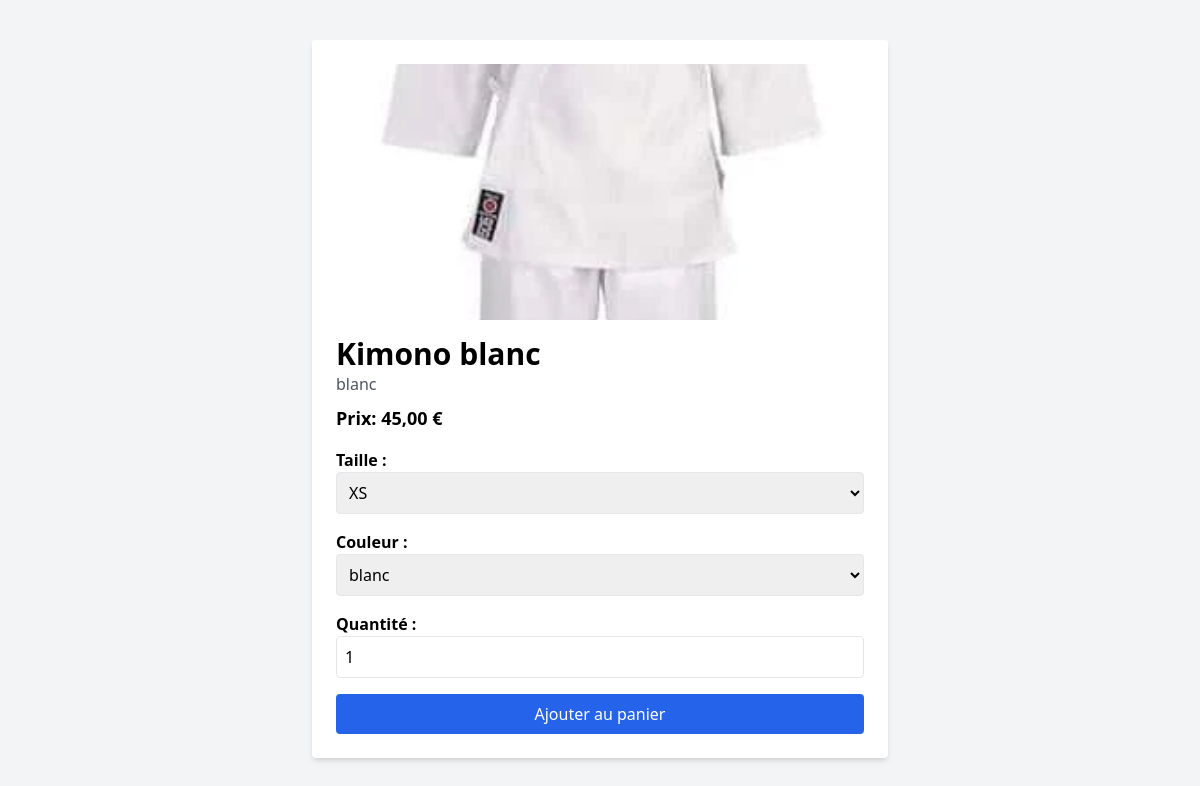
The page /produit.php?id=25 on the database its author committed.
### tables this page shows
CREATE TABLE `products` (
  `id` int(10) UNSIGNED NOT NULL,
  `image` varchar(255) NOT NULL,
  `title` varchar(100) NOT NULL,
  `description` text NOT NULL,
  `color` varchar(50) NOT NULL,
  `price` decimal(10,2) NOT NULL,
  `stock` int(10) UNSIGNED NOT NULL DEFAULT 0,
  `size` text NOT NULL,
  `created_at` timestamp NOT NULL DEFAULT current_timestamp(),
  `tags` text DEFAULT NULL
);

### lib/url.php (called while the page is built, shortened)
<?php
function url($path = '') {
    return BASE_URL . 'public/' . ltrim($path, '/');
}
function add(){
    return url('add_to_cart.php');
}

### public/produit.php (the view, shortened to what this page needs)
<?php
require_once '../lib/url.php';
$pdo = getDatabaseConnection();
$productId = intval($_GET['id']);
$stmt = $pdo->prepare("SELECT * FROM products WHERE id = :id");
$stmt->bindValue(':id', $productId, PDO::PARAM_INT);
$stmt->execute();
$product = $stmt->fetch(PDO::FETCH_ASSOC);
$sizes = explode(",", $product['size']);
$colors = explode(",", $product['color']);
?>
<!DOCTYPE html>
<html lang="fr">
<head>
    <script src="https://cdn.tailwindcss.com"></script>
</head>
<body class="bg-gray-100 p-10">
    <div class="bg-white p-6 rounded shadow-md max-w-xl mx-auto">
        <img src="<?php echo htmlspecialchars($product['image']); ?>" alt="<?php echo htmlspecialchars($product['title']); ?>" class="w-full h-64 object-cover mb-4">
        <h1 class="text-3xl font-bold"><?php echo htmlspecialchars($product['title']); ?></h1>
        <p class="text-gray-600"><?php echo htmlspecialchars($product['description']); ?></p>
        <p class="font-bold mt-2 text-lg">Prix: <?php echo number_format($product['price'], 2, ',', ' '); ?> €</p>
        <form method="POST" action="<?php echo add(); ?>">
            <label class="block mt-4 font-semibold">Taille :</label>
            <select name="size" required class="border p-2 rounded w-full">
                <?php foreach ($sizes as $size): ?>
                    <option value="<?php echo htmlspecialchars(trim($size)); ?>"><?php echo htmlspecialchars(trim($size)); ?></option>
                <?php endforeach; ?>
            </select>
            <label class="block mt-4 font-semibold">Couleur :</label>
            <select name="color" required class="border p-2 rounded w-full">
                <?php foreach ($colors as $color): ?>
                    <option value="<?php echo htmlspecialchars(trim($color)); ?>"><?php echo htmlspecialchars(trim($color)); ?></option>
                <?php endforeach; ?>
            </select>
            <label class="block mt-4 font-semibold">Quantité :</label>
            <input type="number" name="quantity" value="1" min="1" max="<?php echo $product['stock']; ?>" required class="border p-2 rounded w-full">
            <button type="submit" class="mt-4 bg-blue-600 text-white px-4 py-2 rounded hover:bg-blue-700 w-full">
                Ajouter au panier
            </button>
        </form>
    </div>
</body>
</html>

### rows shown on the page
products: image (picture), title "Kimono blanc", description "blanc", price "45,00", size "XS"

### other values the page prints
form field color "blanc"
